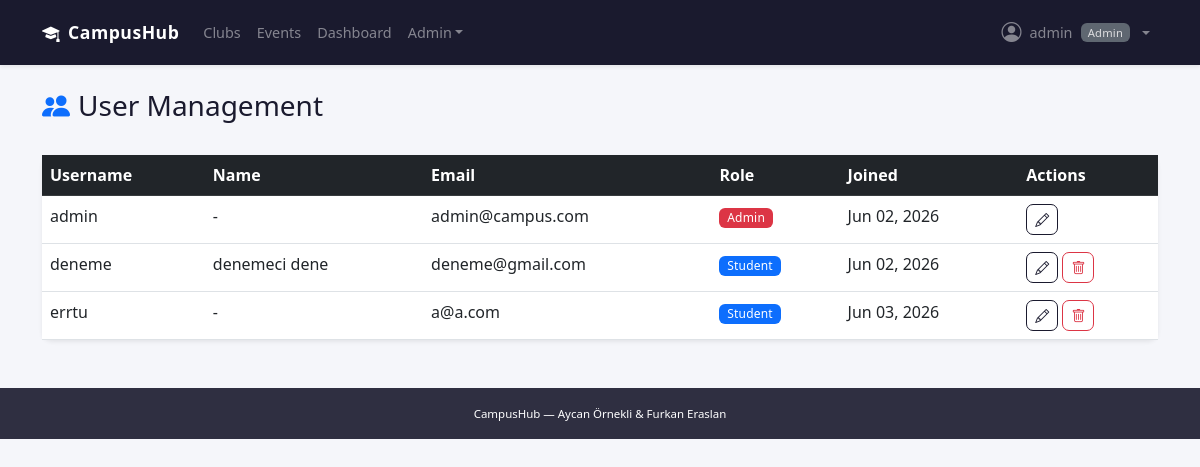
The page /users/admin/users/ (signed in) on the database its author committed.
### users/models.py (models this page shows, shortened)
class CustomUser(AbstractUser):
    ROLE_CHOICES = [
        ('student', 'Student'),
        ('club_manager', 'Club Manager'),
        ('admin', 'Admin'),
    ]
    role = models.CharField(max_length=20, choices=ROLE_CHOICES, default='student')
    bio = models.TextField(blank=True)
    profile_picture = models.ImageField(upload_to='profile_pics/', blank=True, null=True)
    student_id = models.CharField(max_length=20, blank=True)
    def is_admin(self):
        return self.role == 'admin' or self.is_superuser

### users/views.py (the view)
# urls.py: path('admin/users/', views.admin_user_list, name='admin_user_list'),
@login_required
def admin_user_list(request):
    if not request.user.is_admin():
        return HttpResponseForbidden("Access denied.")
    users = CustomUser.objects.all().order_by('username')
    return render(request, 'users/admin_user_list.html', {'users': users})

### templates/users/admin_user_list.html (shortened to what this page needs)
{% extends 'base.html' %}
{% block content %}
<div class="d-flex justify-content-between align-items-center mb-4">
  <h3><i class="bi bi-people-fill me-2 text-primary"></i>User Management</h3>
</div>
<div class="card shadow-sm border-0">
  <div class="card-body p-0">
    <table class="table table-hover mb-0">
      <thead class="table-dark">
        <tr><th>Username</th><th>Name</th><th>Email</th><th>Role</th><th>Joined</th><th>Actions</th></tr>
      </thead>
      <tbody>
        {% for u in users %}
        <tr>
          <td>{{ u.username }}</td>
          <td>{{ u.get_full_name|default:"-" }}</td>
          <td>{{ u.email }}</td>
          <td><span class="badge bg-{% if u.role == 'admin' %}danger{% elif u.role == 'club_manager' %}warning text-dark{% else %}primary{% endif %}">{{ u.get_role_display }}</span></td>
          <td>{{ u.date_joined|date:"M d, Y" }}</td>
          <td>
            <a href="{% url 'admin_user_edit' u.pk %}" class="btn btn-sm btn-outline-primary"><i class="bi bi-pencil"></i></a>
            {% if u != request.user %}
            <a href="{% url 'admin_user_delete' u.pk %}" class="btn btn-sm btn-outline-danger"><i class="bi bi-trash"></i></a>
            {% endif %}
          </td>
        </tr>
        {% endfor %}
      </tbody>
    </table>
  </div>
</div>
{% endblock %}

### templates/base.html (shortened to what this page needs)
<!DOCTYPE html>
<html lang="en">
<head>
  <link href="https://cdn.jsdelivr.net/npm/bootstrap@5.3.0/dist/css/bootstrap.min.css" rel="stylesheet">
  <link href="https://cdn.jsdelivr.net/npm/bootstrap-icons@1.11.0/font/bootstrap-icons.css" rel="stylesheet">
  {% load static %}
  <link rel="stylesheet" href="{% static 'css/style.css' %}">
</head>
<body>
<nav class="navbar navbar-expand-lg navbar-dark shadow-sm">
  <div class="container">
    <a class="navbar-brand fw-bold" href="{% url 'home' %}">
      <i class="bi bi-mortarboard-fill me-2"></i>CampusHub
    </a>
    <div class="collapse navbar-collapse" id="navbarNav">
      <ul class="navbar-nav me-auto">
        <li class="nav-item">
          <a class="nav-link" href="{% url 'club_list' %}">Clubs</a>
        </li>
        <li class="nav-item">
          <a class="nav-link" href="{% url 'event_list' %}">Events</a>
        </li>
        {% if user.is_authenticated %}
          {% if user.role == 'club_manager' or user.role == 'admin' %}
          <li class="nav-item">
            <a class="nav-link" href="{% url 'manager_dashboard' %}">Dashboard</a>
          </li>
          {% endif %}
          {% if user.role == 'admin' or user.is_superuser %}
          <li class="nav-item dropdown">
            <a class="nav-link dropdown-toggle" href="#" data-bs-toggle="dropdown">Admin</a>
          </li>
          {% endif %}
        {% endif %}
      </ul>
      <ul class="navbar-nav">
        {% if user.is_authenticated %}
        <li class="nav-item dropdown">
          <a class="nav-link dropdown-toggle d-flex align-items-center gap-2" href="#" data-bs-toggle="dropdown">
            {% if user.profile_picture %}
              <img src="{{ user.profile_picture.url }}" class="rounded-circle" width="26" height="26" style="object-fit:cover;">
            {% else %}
              <i class="bi bi-person-circle fs-5"></i>
            {% endif %}
            <span>{{ user.first_name|default:user.username }}</span>
            <span class="badge bg-secondary" style="font-size:0.7rem;">{{ user.get_role_display }}</span>
          </a>
        </li>
        {% endif %}
      </ul>
    </div>
  </div>
</nav>
<div class="container my-4">
  {% block content %}{% endblock %}
</div>
<footer class="text-white text-center py-3 mt-5">
  <div class="container">
    <small>CampusHub &mdash; Aycan Örnekli &amp; Furkan Eraslan</small>
  </div>
</footer>
</body>
</html>

### static/css/style.css (style rules this page uses)
body { font-family: 'Segoe UI', system-ui, -apple-system, sans-serif; color: #1a1a2e; background-color: #f5f6fa; }
.navbar { padding: 0.6rem 0; background-color: #1a1a2e !important; }
.navbar-brand { letter-spacing: 0.5px; font-size: 1.1rem; }
.nav-link { font-weight: 500; font-size: 0.9rem; opacity: 0.85; }
.card { border-radius: 10px; transition: box-shadow 0.18s ease; }
.btn { font-size: 0.875rem; font-weight: 500; border-radius: 7px; }
.btn-outline-primary { color: #1a1a2e; border-color: #1a1a2e; }
.badge { font-weight: 500; letter-spacing: 0.2px; }
footer { background-color: #1a1a2e !important; font-size: 0.82rem; opacity: 0.9; }

### rows shown on the page
CustomUser: first_name "admin", role "Admin", username "admin", get_full_name "-", email "admin@campus.com", date_joined "Jun 02, 2026"
CustomUser: username "deneme", get_full_name "denemeci dene", email "deneme@gmail.com", role "Student", date_joined "Jun 02, 2026"
CustomUser: username "errtu", get_full_name "-", email "a@a.com", role "Student", date_joined "Jun 03, 2026"
